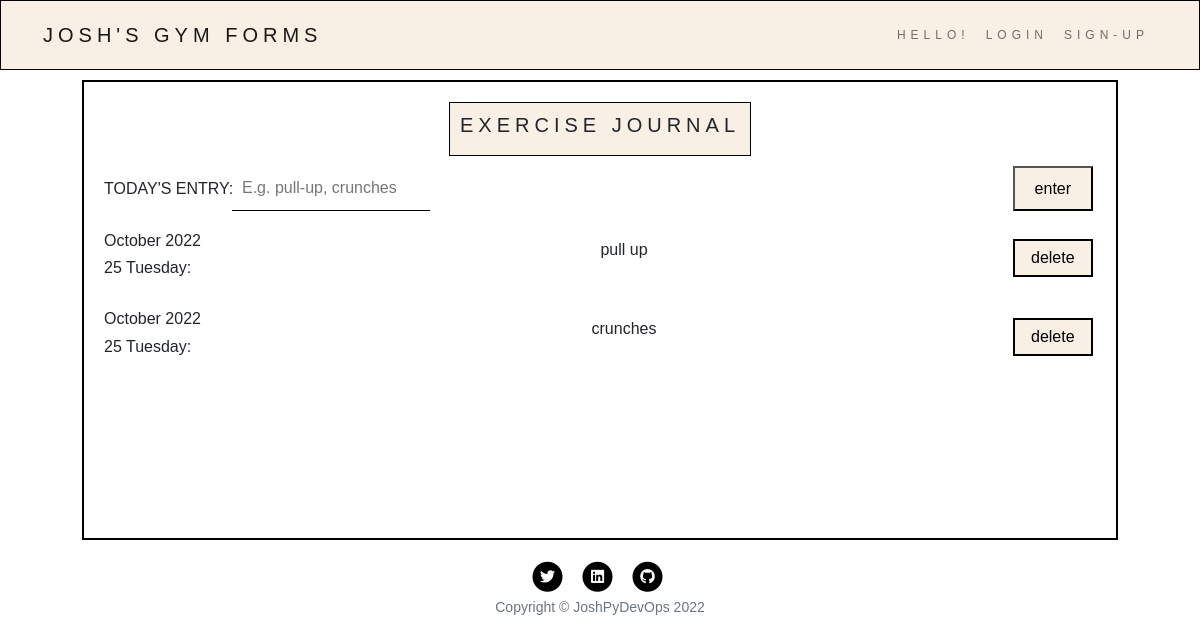
The page /journal on the database as committed earlier.
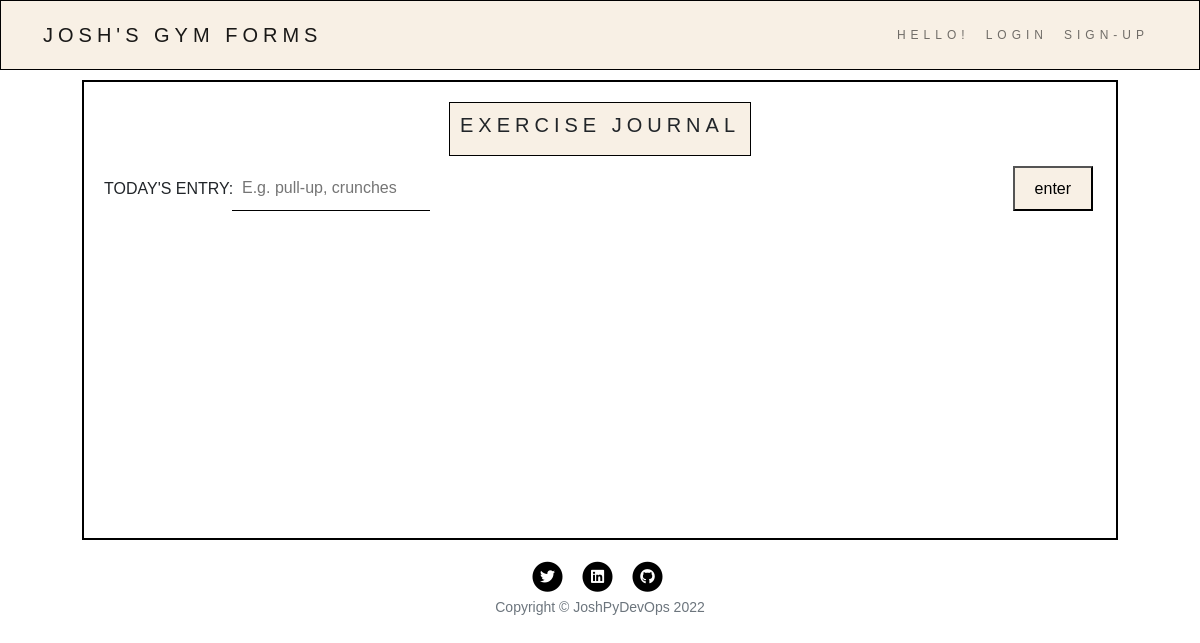
The same page on the database as committed later.
### main.py (models this page shows)
class GymJournal(db.Model):
    __tablename__ = "journal_posts"
    id = db.Column(db.Integer, primary_key=True)
    author_id = db.Column(db.Integer, db.ForeignKey("user_details.id"))
    author = relationship("User", back_populates="posts")
    month = db.Column(db.String(250), nullable=False)
    day = db.Column(db.String(250), nullable=False)
    body = db.Column(db.Text, nullable=False)

### main.py (the view, shortened to what this page needs)
@app.route("/journal", methods=["GET", "POST"])
def show_journal():
    all_posts = GymJournal.query.all()
    print(f"All posts: {all_posts}")
    return render_template("new-diary.html", posts=all_posts, current_user=current_user)

### templates/new-diary.html
{% block content %}
{% include "new-header.html" %}
    <div class="container">
        <div class="diary-page">
            <div class="diary-title"><h5>EXERCISE JOURNAL</h5></div>
            <div class="diary-entry">
                <form class="test-form" action="{{url_for('show_journal')}}" method="POST">
                    <div class="diary-form">
                    <label>TODAY'S ENTRY:</label>
                    <input type="text" name="entry" placeholder="E.g. pull-up, crunches" autofocus>
                        </div>
                    <button class="d-submit" type="submit">enter</button>
                </form>
            </div>
            <div class="diary-content">
                 {% for post in posts %}
                <div class="diary-content-item-wrapper">
                    <div class="diary-content-item"><h6>{{post.month}}</h6>
                        <h6>{{post.day}}:</h6></div>
                    <div><p>{{post.body}}</p></div>
                <a type="button" href="{{url_for('delete_post', post_id=post.id) }}">delete</a>
            </div>
                {% endfor %}
        </div>
        </div>
    </div>
{% include "new-footer.html" %}
{% endblock %}

### templates/new-header.html (shortened to what this page needs)
<!DOCTYPE html>
<html lang="en">
<head>
    <link href="https://cdn.jsdelivr.net/npm/bootstrap@5.1.3/dist/css/bootstrap.min.css" rel="stylesheet">
    <link rel="stylesheet" href="{{ url_for('static', filename='css/new-styles.css')}}">
</head>
<body>
  <div class="my-nav-container">
    <nav class="navbar navbar-expand-lg navbar-light bg-light">
        <div class="container-fluid">
          <a class="navbar-brand" href="#">Josh's Gym Forms</a>
          <div class="collapse navbar-collapse justify-content-end" id="navbarText">
            <ul class="navbar-nav ">
              <li class="nav-item">
                <a class="nav-link" id="my-hello-button" href="#">Hello!</a>
              </li>
                {% if not current_user.is_authenticated: %}
              <li class="nav-item">
                <a class="nav-link" href="{{ url_for('login') }}">Login</a>
              </li>
              <li class="nav-item">
                <a class="nav-link" href="{{ url_for('register') }}">Sign-Up</a>
              </li>
                {% endif %}
            </ul>
          </div>
        </div>
      </nav>
</div>

### templates/new-footer.html (shortened to what this page needs)
<footer>
    <div class="container">
      <div class="row">
        <div class="col-lg-8 col-md-10 mx-auto">
          <ul class="list-inline text-center my-footer-icon">
            <li class="list-inline-item">
              <a href="https://twitter.com/joshpydevops">
                <span class="fa-stack fa-lg">
                  <i class="fas fa-circle fa-stack-2x"></i>
                  <i class="fab fa-twitter fa-stack-1x fa-inverse"></i>
                </span>
              </a>
            </li>
            <li class="list-inline-item">
              <a href="https://www.linkedin.com/in/joshua-anyang">
                <span class="fa-stack fa-lg">
                  <i class="fas fa-circle fa-stack-2x"></i>
                  <i class="fab fa-linkedin fa-stack-1x fa-inverse"></i>
                </span>
              </a>
            </li>
            <li class="list-inline-item">
              <a href="https://github.com/joshuaanyang">
                <span class="fa-stack fa-lg">
                  <i class="fas fa-circle fa-stack-2x"></i>
                  <i class="fab fa-github fa-stack-1x fa-inverse"></i>
                </span>
              </a>
            </li>
          </ul>
          <p class="copyright text-muted">Copyright &copy; JoshPyDevOps 2022</p>
        </div>
      </div>
    </div>
  </footer>
</body>
</html>

### static/css/new-styles.css (style rules this page uses)
* { padding: 0; box-sizing: border-box; }
body { height: 100%; margin: 0; font-family: 'Gill Sans', 'Gill Sans MT', Calibri, 'Trebuchet MS', sans-serif; }
a { color: black; }
.navigations ul, li { list-style: none; text-decoration: none; color: black; text-transform: uppercase; letter-spacing: 5px; font-size: 12px; transition: ease-in-out .4s; }
.my-nav-container a { text-decoration: none; color: black; text-transform: uppercase; letter-spacing: 5px; transition: ease-in-out .4s; }
.navbar-light { background-color:rgb(248, 240, 229) !important; }
.my-nav-container { border: solid 1px black; padding: 6px 30px; background-color:rgb(248, 240, 229) }
footer { padding: 20px 0; }
footer .list-inline { margin: 0; padding: 0; }
footer .copyright { font-size: 14px; margin-bottom: 0px; text-align: center; }
footer .my-footer-icon { margin-bottom: 5px; margin-top: 2px; }
.diary-page { border: solid 2px black; padding: 20px; margin: 10px 40px 0 40px; height: 460px; justify-content: center; }
.diary-title { border: solid 1px black; text-transform: uppercase; letter-spacing: 5px; padding: 10px; align-items: center; align-self:center; width: fit-content; text-align: center; margin: auto; margin-bottom: 10px; background-color: rgb(248, 240, 229); }
.diary-entry { margin-bottom: 20px; width: 100%; }
.d-submit { padding: 5px; background-color: rgb(248, 240, 229); margin: 0; }
.diary-entry input { border: none; border-bottom: solid 1px ; padding: 10px; outline: none; width: 100%; }
.test-form { display: grid; grid-template-columns: auto 5rem; justify-content: space-between; padding-right: 0.2rem; }
.diary-form { align-items: center; width: 100%; }
.diary-form { display: grid; grid-template-columns: 8rem auto; }
.diary-form label { display: block; white-space: nowrap; }

Rows that differ between the two databases and show on the page:
removed GymJournal: month "October 2022", day "25 Tuesday", body "pull up"
removed GymJournal: month "October 2022", day "25 Tuesday", body "crunches"
